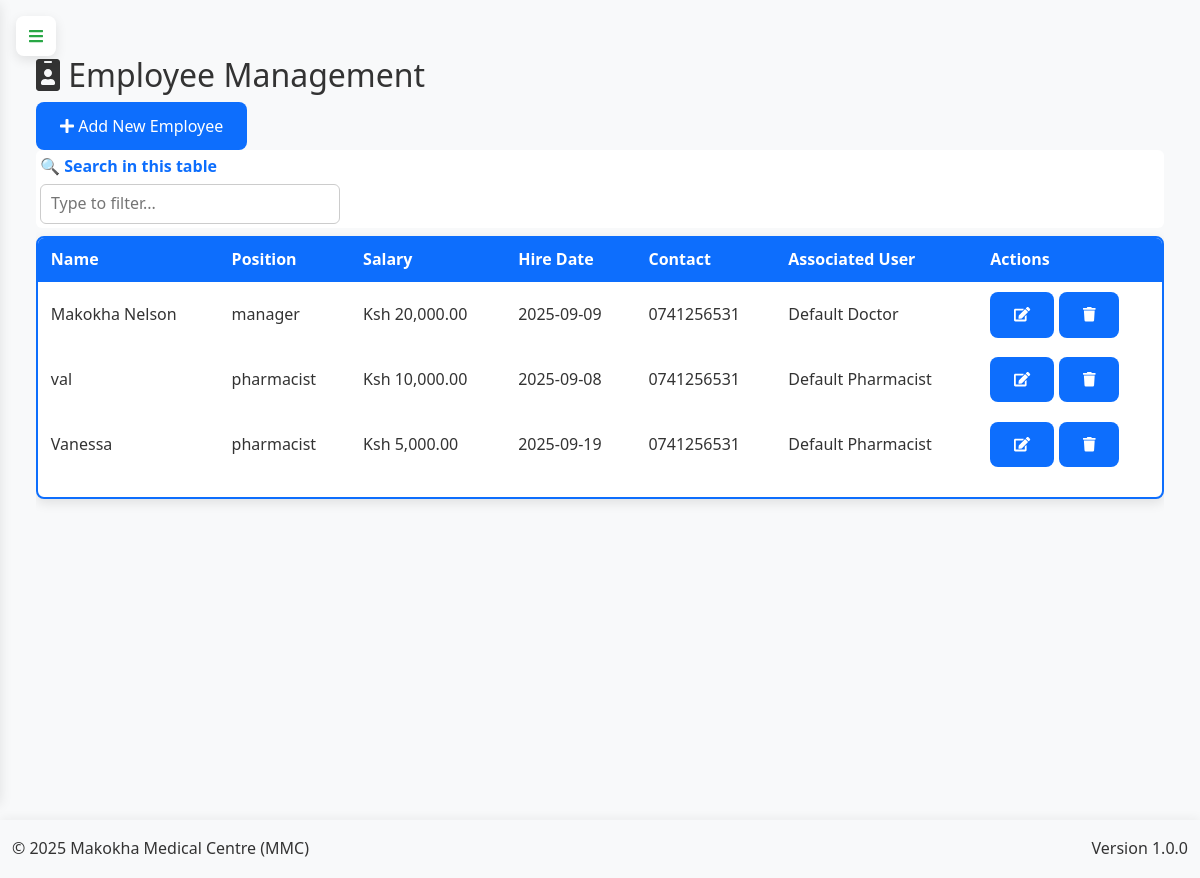
The app's page /admin/employees (signed in) with its own data.
### app.py (models this page shows, shortened)
class Employee(db.Model):
    __tablename__ = 'employees'
    id = db.Column(db.Integer, primary_key=True)
    name = db.Column(db.String(100), nullable=False)
    position = db.Column(db.String(100))
    salary = db.Column(db.Float)
    hire_date = db.Column(db.Date)
    contact = db.Column(db.String(100))
    user_id = db.Column(db.Integer, db.ForeignKey('user.id'))
    created_at = db.Column(db.DateTime, default=lambda: datetime.now(timezone.utc))
    updated_at = db.Column(db.DateTime, default=lambda: datetime.now(timezone.utc), onupdate=lambda: datetime.now(timezone.utc))
    payrolls = db.relationship('Payroll', backref='employee', lazy=True)
    user = db.relationship('User', backref='employee')

class User(db.Model, UserMixin):
    __tablename__ = 'user'
    id = db.Column(db.Integer, primary_key=True)
    username = db.Column(db.String(50), unique=True, nullable=False)
    email = db.Column(db.String(100), unique=True, nullable=False)
    password = db.Column(db.String(200), nullable=False)
    role = db.Column(db.String(20), nullable=False, default='user')
    is_active = db.Column(db.Boolean, default=True)
    last_login = db.Column(db.DateTime)
    profile_picture = db.Column(db.String(255))
    created_at = db.Column(db.DateTime, default=lambda: datetime.now(timezone.utc))
    updated_at = db.Column(db.DateTime, default=lambda: datetime.now(timezone.utc), onupdate=lambda: datetime.now(timezone.utc))

### app.py (the view, shortened to what this page needs)
@app.route('/admin/employees', methods=['GET', 'POST'])
@login_required
def manage_employees():
    if current_user.role != 'admin':
        flash('Unauthorized access', 'danger')
        return redirect(url_for('home'))
    employees = Employee.query.all()
    users = User.query.filter(User.role != 'admin').all()
    return render_template('admin/employees.html',
                        employees=employees,
                        users=users,
                        User=User)

### app.py (called while the page is built, shortened)
@app.before_request
def initialize_data():
    global _first_request
    if not _first_request:
        return

@app.context_processor
def inject_current_date():
    return {'current_date': date.today().strftime('%Y-%m-%d')}

@app.context_processor
def inject_csrf_token():
    return dict(csrf_token=generate_csrf)

@app.context_processor
def utility_processor():
    def decrypt_data(encrypted_data):
        if not encrypted_data:
            return ""
        try:
            return Config.decrypt_data_static(encrypted_data)
        except:
            return "[Decryption Error]"
    return dict(decrypt_data=decrypt_data)

    @login_manager.user_loader
    def load_user(user_id):
        return db.session.get(User, int(user_id))

### templates/admin/employees.html (shortened to what this page needs)
{% extends "base.html" %}
{% block content %}
<div class="content">
    <div class="page-header">
        <h2><i class="fas fa-id-badge"></i> Employee Management</h2>
        <div class="page-actions">
            <button class="btn btn-primary" data-toggle="modal" data-target="#addEmployeeModal">
                <i class="fas fa-plus"></i> Add New Employee
            </button>
        </div>
    </div>
    <div class="table-responsive">
        <table class="data-table" id="employeesTable">
            <thead>
                <tr>
                    <th>Name</th>
                    <th>Position</th>
                    <th>Salary</th>
                    <th>Hire Date</th>
                    <th>Contact</th>
                    <th>Associated User</th>
                    <th>Actions</th>
                </tr>
            </thead>
            <tbody>
                {% for employee in employees %}
                <tr>
                    <td>{{ employee.name }}</td>
                    <td>{{ employee.position }}</td>
                    <td>{{ "Ksh {:,.2f}".format(employee.salary) if employee.salary else 'N/A' }}</td>
                    <td>{{ employee.hire_date.strftime('%Y-%m-%d') if employee.hire_date else 'N/A' }}</td>
                    <td>{{ employee.contact if employee.contact else 'N/A' }}</td>
                    <td>
                        {% if employee.user_id %}
                            {% set user = User.query.get(employee.user_id) %}
                            {{ user.username if user else 'N/A' }}
                        {% else %}
                            N/A
                        {% endif %}
                    </td>
                    <td>
                        <button class="btn btn-sm btn-edit" data-id="{{ employee.id }}" data-toggle="modal" data-target="#editEmployeeModal">
                            <i class="fas fa-edit"></i>
                        </button>
                        <button class="btn btn-sm btn-delete" data-id="{{ employee.id }}">
                            <i class="fas fa-trash"></i>
                        </button>
                    </td>
                </tr>
                {% endfor %}
            </tbody>
        </table>
    </div>
</div>
{% endblock %}

### static/css/style.css (style rules this page uses)
:root { --primary-color: #3498db; --secondary-color: #2980b9; --success-color: #2ecc71; --danger-color: #e74c3c; --warning-color: #f39c12; --info-color: #1abc9c; --light-color: #ecf0f1; --dark-color: #2c3e50; --gray-color: #95a5a6; --white-color: #ffffff; --black-color: #000000; --sidebar-width: 250px; --sidebar-collapsed-width: 0; --top-bar-height: 60px; --shadow: 0 2px 10px rgba(0, 0, 0, 0.1); --transition: all 0.3s ease; }
* { margin: 0; padding: 0; box-sizing: border-box; font-family: 'Segoe UI', Tahoma, Geneva, Verdana, sans-serif; }
.btn { position: relative; z-index: auto; }
.content, .main-content, .dashboard-container { position: static !important; overflow: visible !important; }
body { background-color: #f5f6fa; color: #333; line-height: 1.6; overflow-x: hidden; }
button, input, select, textarea { font-family: inherit; font-size: inherit; }
.btn { display: inline-block; padding: 8px 16px; border: none; border-radius: 4px; background-color: var(--primary-color); color: white; cursor: pointer; transition: var(--transition); }
.btn-sm { padding: 5px 10px; font-size: 0.9rem; }
.btn-primary { background-color: var(--primary-color); }
.content { flex: 1; padding: 20px; overflow-y: auto; }
.data-table { width: 100%; border-collapse: collapse; margin-bottom: 20px; }
.data-table th, .data-table td { padding: 12px 15px; text-align: left; border-bottom: 1px solid #eee; }
.data-table th { background-color: #f8f9fa; font-weight: 600; color: var(--dark-color); }

### templates/base.html (style rules this page uses)
:root { --sidebar-width: 260px; --sidebar-collapsed-width: 0px; --primary-color: #0d6efd; --primary-dark: #0a58ca; --secondary-color: #6c757d; --header-height: 60px; --transition-speed: 0.3s; --border-color: rgba(255, 255, 255, 0.1); --table-blue: #0d6efd; --table-white: #ffffff; --hamburger-red: #038d38ff; --hamburger-green: #28a745; --bg-light: #f8f9fa; --text-dark: #212529; --shadow: 0 4px 12px rgba(0, 0, 0, 0.1); --radius: 8px; }
body { background-color: var(--bg-light); font-family: 'Segoe UI', Tahoma, Geneva, Verdana, sans-serif; line-height: 1.6; padding-top: 20px; }
.table-container table { width: 100%; border-collapse: separate; border-spacing: 0; table-layout: auto; }
.table-container th { background-color: var(--table-blue) !important; color: var(--table-white) !important; position: sticky; top: 0; padding: 0.6rem 0.8rem; font-weight: 600; white-space: nowrap; border: none; text-align: left; z-index: 2; }
.table-container td { padding: 0.6rem 0.8rem; vertical-align: middle; border: none; white-space: nowrap; overflow: hidden; text-overflow: ellipsis; max-width: 250px; }
.table-container tbody tr { transition: background-color 0.2s; }
.btn { border-radius: var(--radius); padding: 0.75rem 1.5rem; font-weight: 500; transition: all 0.3s; }
.btn-primary { background-color: var(--primary-color); border-color: var(--primary-color); }

### records on screen
Employee: name "Makokha Nelson", position "manager", salary "Ksh 20,000.00", hire_date "2025-09-09", contact "0741256531"
User: username "Default Doctor"
Employee: name "val", position "pharmacist", salary "Ksh 10,000.00", hire_date "2025-09-08", contact "0741256531"
User: username "Default Pharmacist"
Employee: name "Vanessa", position "pharmacist", salary "Ksh 5,000.00", hire_date "2025-09-19", contact "0741256531"
